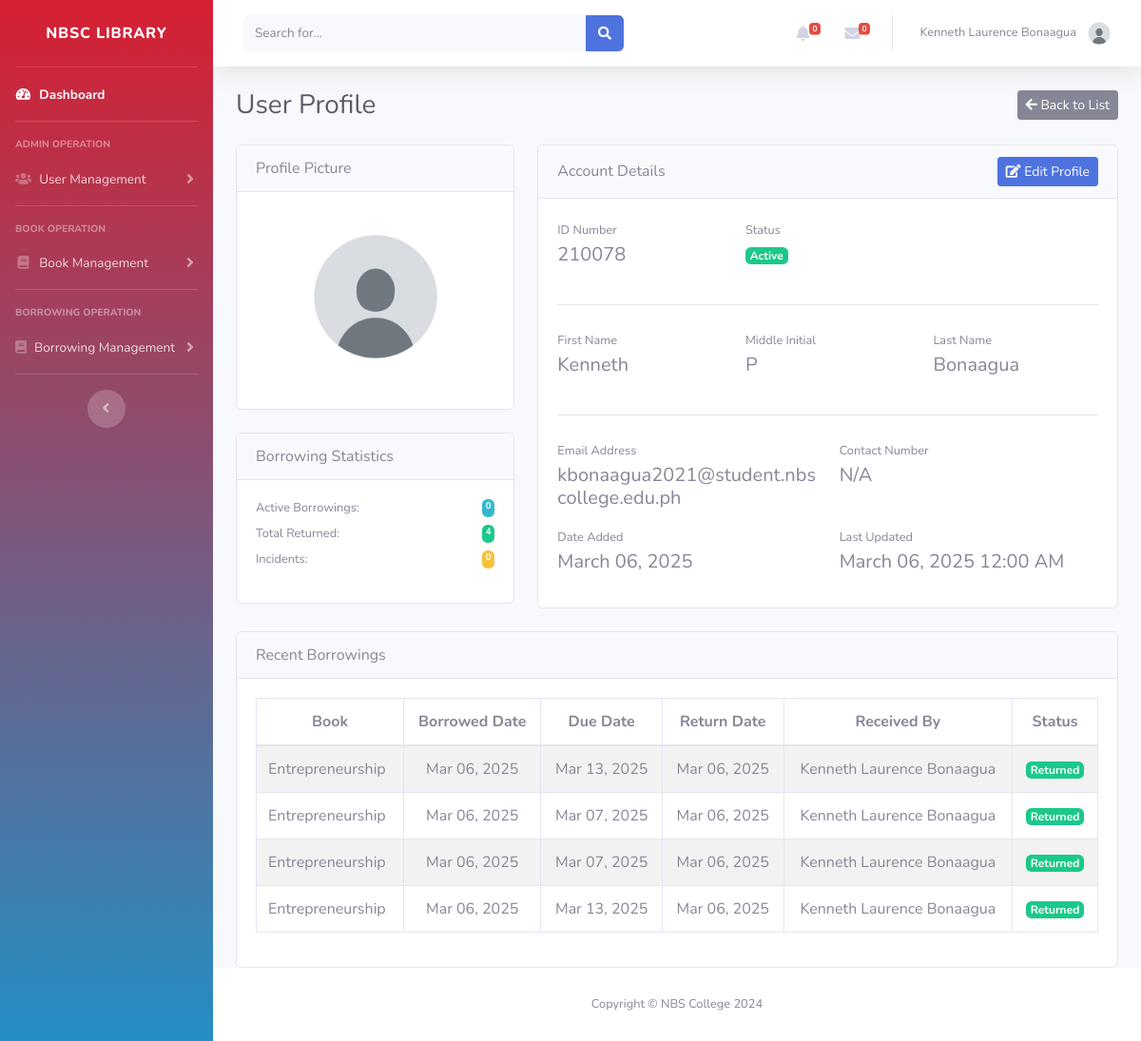
The page /Admin/view_user.php?id=1 (signed in) on the database its author committed.
### tables this page shows
CREATE TABLE `users` (
  `id` int(11) NOT NULL,
  `school_id` int(11) DEFAULT NULL,
  `firstname` varchar(100) DEFAULT NULL,
  `middle_init` varchar(100) DEFAULT NULL,
  `lastname` varchar(100) DEFAULT NULL,
  `email` varchar(100) DEFAULT NULL,
  `password` varchar(100) DEFAULT NULL,
  `contact_no` varchar(100) DEFAULT NULL,
  `borrowed_books` int(225) NOT NULL DEFAULT 0,
  `returned_books` int(225) NOT NULL DEFAULT 0,
  `damaged_books` int(225) NOT NULL DEFAULT 0,
  `lost_books` int(225) NOT NULL DEFAULT 0,
  `user_image` varchar(100) DEFAULT NULL,
  `usertype` varchar(100) DEFAULT NULL,
  `address` varchar(100) DEFAULT NULL,
  `id_type` varchar(100) DEFAULT NULL,
  `id_image` varchar(100) DEFAULT NULL,
  `date_added` date DEFAULT NULL,
  `status` varchar(100) DEFAULT NULL,
  `last_update` date DEFAULT NULL
);

CREATE TABLE `borrowings` (
  `id` int(225) NOT NULL,
  `user_id` int(225) DEFAULT NULL,
  `book_id` int(225) DEFAULT NULL,
  `status` varchar(100) DEFAULT NULL,
  `issue_date` date DEFAULT NULL,
  `issued_by` int(11) DEFAULT NULL,
  `due_date` date DEFAULT NULL,
  `return_date` date DEFAULT NULL,
  `recieved_by` int(11) DEFAULT NULL,
  `report_date` date DEFAULT NULL,
  `replacement_date` date DEFAULT NULL
);

CREATE TABLE `books` (
  `id` int(11) NOT NULL,
  `accession` int(11) NOT NULL,
  `title` varchar(100) DEFAULT NULL,
  `preferred_title` varchar(100) DEFAULT NULL,
  `parallel_title` varchar(100) DEFAULT NULL,
  `subject_category` varchar(100) DEFAULT NULL,
  `subject_detail` varchar(9999) DEFAULT NULL,
  `summary` varchar(1000) DEFAULT NULL,
  `contents` varchar(1000) DEFAULT NULL,
  `front_image` varchar(100) DEFAULT NULL,
  `back_image` varchar(100) DEFAULT NULL,
  `dimension` varchar(100) DEFAULT NULL,
  `series` varchar(100) DEFAULT NULL,
  `volume` varchar(100) DEFAULT NULL,
  `edition` varchar(100) DEFAULT NULL,
  `copy_number` int(225) DEFAULT NULL,
  `total_pages` varchar(100) DEFAULT NULL,
  `supplementary_contents` varchar(100) DEFAULT NULL,
  `ISBN` varchar(100) DEFAULT NULL,
  `content_type` varchar(100) DEFAULT NULL,
  `media_type` varchar(100) DEFAULT NULL,
  `carrier_type` varchar(100) DEFAULT NULL,
  `call_number` varchar(100) DEFAULT NULL,
  `URL` varchar(225) DEFAULT NULL,
  `language` varchar(100) DEFAULT NULL,
  `shelf_location` varchar(100) DEFAULT NULL,
  `entered_by` int(225) DEFAULT NULL,
  `date_added` date DEFAULT NULL,
  `status` varchar(100) DEFAULT NULL,
  `updated_by` int(11) DEFAULT NULL,
  `last_update` date DEFAULT NULL
);

### Admin/inc/functions.php (called while the page is built, shortened)
<?php
function getProfileImagePath($imagePath) {
    $imagePath = str_replace('..', '', $imagePath);
    if (strpos($imagePath, '/Images/') === 0) {
        return '../' . ltrim($imagePath, '/');
    }
    return '../Images/Profile/default-avatar.jpg';
}
function displayProfileImage($imagePath) {
    $path = getProfileImagePath($imagePath);
    return $path;
}
?>

### Admin/inc/status_helper.php (called while the page is built, shortened)
<?php
function getStatusDisplay($status) {
    switch ($status) {
        case 1:
            return ['badge-success', 'Active'];
    }
}
?>

### Admin/view_user.php (the view, shortened to what this page needs)
<?php
include '../admin/inc/header.php';
include '../db.php';
include 'inc/status_helper.php';
require 'inc/functions.php';
$user_id = isset($_GET['id']) ? intval($_GET['id']) : 0;
$stmt = $conn->prepare("
    SELECT u.*,
    COUNT(CASE WHEN b.status = 'borrowed' THEN 1 END) as active_borrowings,
    COUNT(CASE WHEN b.status = 'returned' THEN 1 END) as total_returned,
    COUNT(CASE WHEN b.status IN ('damaged', 'lost') THEN 1 END) as incidents
    FROM users u
    LEFT JOIN borrowings b ON u.id = b.user_id
    WHERE u.id = ?
    GROUP BY u.id
");
$stmt->bind_param("i", $user_id);
$stmt->execute();
$result = $stmt->get_result();
$user = $result->fetch_assoc();
list($status_class, $status_text) = getStatusDisplay($user['status']);
$userImage = displayProfileImage($user['user_image']);
?>
<div id="content">
    <div class="container-fluid">
        <div class="d-flex justify-content-between align-items-center mb-4">
            <h1 class="h3 mb-0 text-gray-800">User Profile</h1>
            <a href="users_list.php" class="btn btn-secondary btn-sm">
                <i class="fas fa-arrow-left"></i> Back to List
            </a>
        </div>
        <div class="row">
            <div class="col-xl-4">
                <div class="card mb-4 mb-xl-0">
                    <div class="card-header">Profile Picture</div>
                    <div class="card-body text-center">
                        <img class="img-account-profile rounded-circle mb-2"
                             src="<?= htmlspecialchars($userImage) ?>"
                             alt="User profile picture"
                             style="width: 180px; height: 180px; object-fit: cover;">
                    </div>
                </div>
                <div class="card mt-4">
                    <div class="card-header">Borrowing Statistics</div>
                    <div class="card-body">
                        <div class="small mb-3">
                            <div class="d-flex justify-content-between mb-2">
                                <span>Active Borrowings:</span>
                                <span class="badge badge-info"><?= $user['active_borrowings'] ?></span>
                            </div>
                            <div class="d-flex justify-content-between mb-2">
                                <span>Total Returned:</span>
                                <span class="badge badge-success"><?= $user['total_returned'] ?></span>
                            </div>
                            <div class="d-flex justify-content-between">
                                <span>Incidents:</span>
                                <span class="badge badge-warning"><?= $user['incidents'] ?></span>
                            </div>
                        </div>
                    </div>
                </div>
            </div>
            <div class="col-xl-8">
                <div class="card mb-4">
                    <div class="card-header d-flex justify-content-between align-items-center">
                        <div>Account Details</div>
                        <a href="edit_user.php?id=<?= $user_id ?>" class="btn btn-primary btn-sm">
                            <i class="fas fa-edit"></i> Edit Profile
                        </a>
                    </div>
                    <div class="card-body">
                        <div class="row">
                            <div class="col-sm-4 mb-3">
                                <label class="small text-muted mb-1">ID Number</label>
                                <div class="h5 mb-0"><?= htmlspecialchars($user['school_id']) ?></div>
                            </div>
                            <div class="col-sm-4 mb-3">
                                <label class="small text-muted mb-1">Status</label>
                                <div><span class="badge <?= $status_class ?>"><?= $status_text ?></span></div>
                            </div>
                        </div>
                        <hr class="my-4">
                        <div class="row">
                            <div class="col-sm-4 mb-3">
                                <label class="small text-muted mb-1">First Name</label>
                                <div class="h5 mb-0"><?= htmlspecialchars($user['firstname']) ?></div>
                            </div>
                            <div class="col-sm-4 mb-3">
                                <label class="small text-muted mb-1">Middle Initial</label>
                                <div class="h5 mb-0"><?= htmlspecialchars($user['middle_init'] ?? 'N/A') ?></div>
                            </div>
                            <div class="col-sm-4 mb-3">
                                <label class="small text-muted mb-1">Last Name</label>
                                <div class="h5 mb-0"><?= htmlspecialchars($user['lastname']) ?></div>
                            </div>
                        </div>
                        <hr class="my-4">
                        <div class="row">
                            <div class="col-sm-6 mb-3">
                                <label class="small text-muted mb-1">Email Address</label>
                                <div class="h5 mb-0"><?= htmlspecialchars($user['email']) ?></div>
                            </div>
                            <div class="col-sm-6 mb-3">
                                <label class="small text-muted mb-1">Contact Number</label>
                                <div class="h5 mb-0"><?= htmlspecialchars($user['contact_number'] ?? 'N/A') ?></div>
                            </div>
                        </div>
                        <div class="row">
                            <div class="col-sm-6 mb-3">
                                <label class="small text-muted mb-1">Date Added</label>
                                <div class="h5 mb-0"><?= date('F d, Y', strtotime($user['date_added'])) ?></div>
                            </div>
                            <?php if ($user['last_update']): ?>
                            <div class="col-sm-6 mb-3">
                                <label class="small text-muted mb-1">Last Updated</label>
                                <div class="h5 mb-0"><?= date('F d, Y g:i A', strtotime($user['last_update'])) ?></div>
                            </div>
                            <?php endif; ?>
                        </div>
                    </div>
                </div>
            </div>
        </div>
        <div class="card">
            <div class="card-header">Recent Borrowings</div>
            <div class="card-body">
                <div class="table-responsive">
                    <table class="table table-bordered table-striped">
                        <thead>
                            <tr>
                                <th class="text-center">Book</th>
                                <th class="text-center">Borrowed Date</th>
                                <th class="text-center">Due Date</th>
                                <th class="text-center">Return Date</th>
                                <th class="text-center">Received By</th>
                                <th class="text-center">Status</th>
                            </tr>
                        </thead>
                        <tbody>
                            <?php
                            $borrowings = $conn->prepare("
                                SELECT b.*, bk.title as book_title,
                                       CONCAT(a.firstname, ' ', a.lastname) as recieved_by_name
                                FROM borrowings b
                                JOIN books bk ON b.book_id = bk.id
                                LEFT JOIN admins a ON b.recieved_by = a.id
                                WHERE b.user_id = ?
                                ORDER BY b.issue_date DESC
                                LIMIT 10
                            ");
                            $borrowings->bind_param("i", $user_id);
                            $borrowings->execute();
                            $result = $borrowings->get_result();
                            while ($row = $result->fetch_assoc()) {
                                echo "<tr>";
                                echo "<td>" . htmlspecialchars($row['book_title']) . "</td>";
                                echo "<td class='text-center'>" . date('M d, Y', strtotime($row['issue_date'])) . "</td>";
                                echo "<td class='text-center'>" . date('M d, Y', strtotime($row['due_date'])) . "</td>";
                                echo "<td class='text-center'>" . ($row['return_date'] ? date('M d, Y', strtotime($row['return_date'])) : '-') . "</td>";
                                echo "<td class='text-center'>" . ($row['recieved_by_name'] ? htmlspecialchars($row['recieved_by_name']) : '-') . "</td>";
                                echo "<td class='text-center'><span class='badge badge-" .
                                    ($row['status'] == 'Returned' ? 'success' :
                                    ($row['status'] == 'Damaged' ? 'warning' :
                                    ($row['status'] == 'Lost' ? 'danger' : 'info'))) .
                                    "'>" . ucfirst($row['status']) . "</span></td>";
                                echo "</tr>";
                            }
                            ?>
                        </tbody>
                    </table>
                </div>
            </div>
        </div>
    </div>
</div>
<?php include '../Admin/inc/footer.php'; ?>

### rows shown on the page
users: user_image (placeholder picture), school "210078", firstname "Kenneth", middle_init "P", lastname "Bonaagua", email "kbonaagua2021@student.nbscollege.edu.ph", date_added "March 06, 2025", last_update "March 06, 2025 12:00 AM"
borrowings: book.title "Entrepreneurship", issue_date "Mar 06, 2025", due_date "Mar 13, 2025", return_date "Mar 06, 2025", recieved_by_name "Kenneth Laurence Bonaagua", status "Returned"
borrowings: book.title "Entrepreneurship", issue_date "Mar 06, 2025", due_date "Mar 07, 2025", return_date "Mar 06, 2025", recieved_by_name "Kenneth Laurence Bonaagua", status "Returned"
borrowings: book.title "Entrepreneurship", issue_date "Mar 06, 2025", due_date "Mar 07, 2025", return_date "Mar 06, 2025", recieved_by_name "Kenneth Laurence Bonaagua", status "Returned"
borrowings: book.title "Entrepreneurship", issue_date "Mar 06, 2025", due_date "Mar 13, 2025", return_date "Mar 06, 2025", recieved_by_name "Kenneth Laurence Bonaagua", status "Returned"

### other values the page prints
$_SESSION['admin_firstname'] "Kenneth Laurence"
$_SESSION['admin_lastname'] "Bonaagua"
$user['active_borrowings'] "0"
$user['total_returned'] "4"
$user['incidents'] "0"
$status_text "Active"
$user['contact_number'] "N/A"
